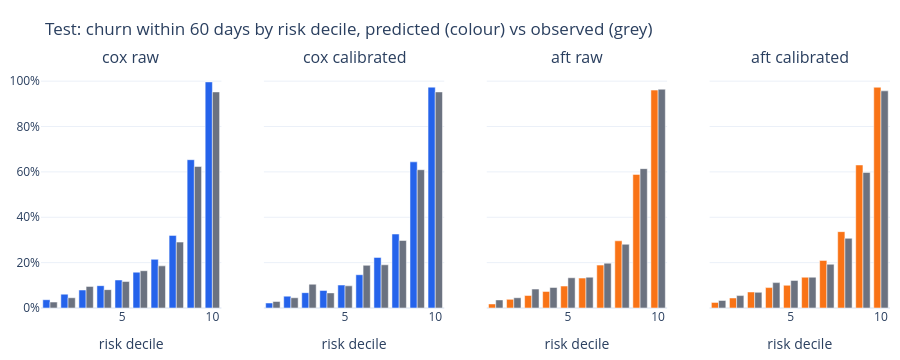

Notebook cell for this chart:
### Code cell
deciles = tables["calibration"].query("horizon == @HORIZON")
fig = make_subplots(rows=1, cols=4, subplot_titles=variant_titles, shared_yaxes=True)
for col, (name, variant) in enumerate(test_surv, start=1):
    part = deciles[(deciles["model"] == name) & (deciles["variant"] == variant)]
    fig.add_trace(go.Bar(x=part["bin"], y=part["predicted"], marker_color=COLORS[name]), 1, col)
    fig.add_trace(go.Bar(x=part["bin"], y=part["observed"], marker_color=GREY), 1, col)
fig.update_xaxes(title_text="risk decile")
fig.update_yaxes(tickformat=".0%")
show(
    fig,
    f"Test: churn within {HORIZON} days by risk decile, predicted (colour) vs observed (grey)",
    height=360,
    showlegend=False,
)

### Figure 1 — Plotly figure (JSON) as saved in the notebook; plotly's stock layout.template omitted (floating-point values rounded to 4 significant figures)
{"data": [{"marker": {"color": "#2563eb"}, "type": "bar", "x": [1, 2, 3, 4, 5, 6, 7, 8, 9, 10], "xaxis": "x", "y": [0.03645, 0.06099, 0.07919, 0.09847, 0.1234, 0.1579, 0.2144, 0.3201, 0.6537, 0.9966], "yaxis": "y"}, {"marker": {"color": "#6b7280"}, "type": "bar", "x": [1, 2, 3, 4, 5, 6, 7, 8, 9, 10], "xaxis": "x", "y": [0.02613, 0.04524, 0.09524, 0.08095, 0.1167, 0.1643, 0.1857, 0.2905, 0.6238, 0.9524], "yaxis": "y"}, {"marker": {"color": "#2563eb"}, "type": "bar", "x": [1, 2, 3, 4, 5, 6, 7, 8, 9, 10], "xaxis": "x2", "y": [0.02202, 0.0522, 0.06762, 0.07742, 0.1012, 0.1467, 0.223, 0.326, 0.6442, 0.9734], "yaxis": "y2"}, {"marker": {"color": "#6b7280"}, "type": "bar", "x": [1, 2, 3, 4, 5, 6, 7, 8, 9, 10], "xaxis": "x2", "y": [0.0285, 0.04524, 0.1048, 0.06667, 0.09762, 0.1881, 0.1905, 0.2976, 0.6095, 0.9524], "yaxis": "y2"}, {"marker": {"color": "#f97316"}, "type": "bar", "x": [1, 2, 3, 4, 5, 6, 7, 8, 9, 10], "xaxis": "x3", "y": [0.01787, 0.03802, 0.05497, 0.07298, 0.09668, 0.1317, 0.189, 0.2962, 0.5888, 0.9604], "yaxis": "y3"}, {"marker": {"color": "#6b7280"}, "type": "bar", "x": [1, 2, 3, 4, 5, 6, 7, 8, 9, 10], "xaxis": "x3", "y": [0.03563, 0.04524, 0.08333, 0.09048, 0.1333, 0.1357, 0.1976, 0.281, 0.6143, 0.9643], "yaxis": "y3"}, {"marker": {"color": "#f97316"}, "type": "bar", "x": [1, 2, 3, 4, 5, 6, 7, 8, 9, 10], "xaxis": "x4", "y": [0.02475, 0.0442, 0.07058, 0.08995, 0.1, 0.1356, 0.2098, 0.3365, 0.6304, 0.973], "yaxis": "y4"}, {"marker": {"color": "#6b7280"}, "type": "bar", "x": [1, 2, 3, 4, 5, 6, 7, 8, 9, 10], "xaxis": "x4", "y": [0.03325, 0.05476, 0.06905, 0.1119, 0.1214, 0.1357, 0.1929, 0.3071, 0.5976, 0.9571], "yaxis": "y4"}], "layout": {"annotations": [{"font": {"size": 16}, "showarrow": false, "text": "cox raw", "x": 0.1062, "xanchor": "center", "xref": "paper", "y": 1.0, "yanchor": "bottom", "yref": "paper"}, {"font": {"size": 16}, "showarrow": false, "text": "cox calibrated", "x": 0.3688, "xanchor": "center", "xref": "paper", "y": 1.0, "yanchor": "bottom", "yref": "paper"}, {"font": {"size": 16}, "showarrow": false, "text": "aft raw", "x": 0.6313, "xanchor": "center", "xref": "paper", "y": 1.0, "yanchor": "bottom", "yref": "paper"}, {"font": {"size": 16}, "showarrow": false, "text": "aft calibrated", "x": 0.8938, "xanchor": "center", "xref": "paper", "y": 1.0, "yanchor": "bottom", "yref": "paper"}], "height": 360, "margin": {"b": 10, "l": 10, "r": 10, "t": 70}, "showlegend": false, "title": {"text": "Test: churn within 60 days by risk decile, predicted (colour) vs observed (grey)"}, "xaxis": {"anchor": "y", "domain": [0.0, 0.2125], "title": {"text": "risk decile"}}, "xaxis2": {"anchor": "y2", "domain": [0.2625, 0.475], "title": {"text": "risk decile"}}, "xaxis3": {"anchor": "y3", "domain": [0.525, 0.7375], "title": {"text": "risk decile"}}, "xaxis4": {"anchor": "y4", "domain": [0.7875, 1.0], "title": {"text": "risk decile"}}, "yaxis": {"anchor": "x", "domain": [0.0, 1.0], "tickformat": ".0%"}, "yaxis2": {"anchor": "x2", "domain": [0.0, 1.0], "matches": "y", "showticklabels": false, "tickformat": ".0%"}, "yaxis3": {"anchor": "x3", "domain": [0.0, 1.0], "matches": "y", "showticklabels": false, "tickformat": ".0%"}, "yaxis4": {"anchor": "x4", "domain": [0.0, 1.0], "matches": "y", "showticklabels": false, "tickformat": ".0%"}}}
